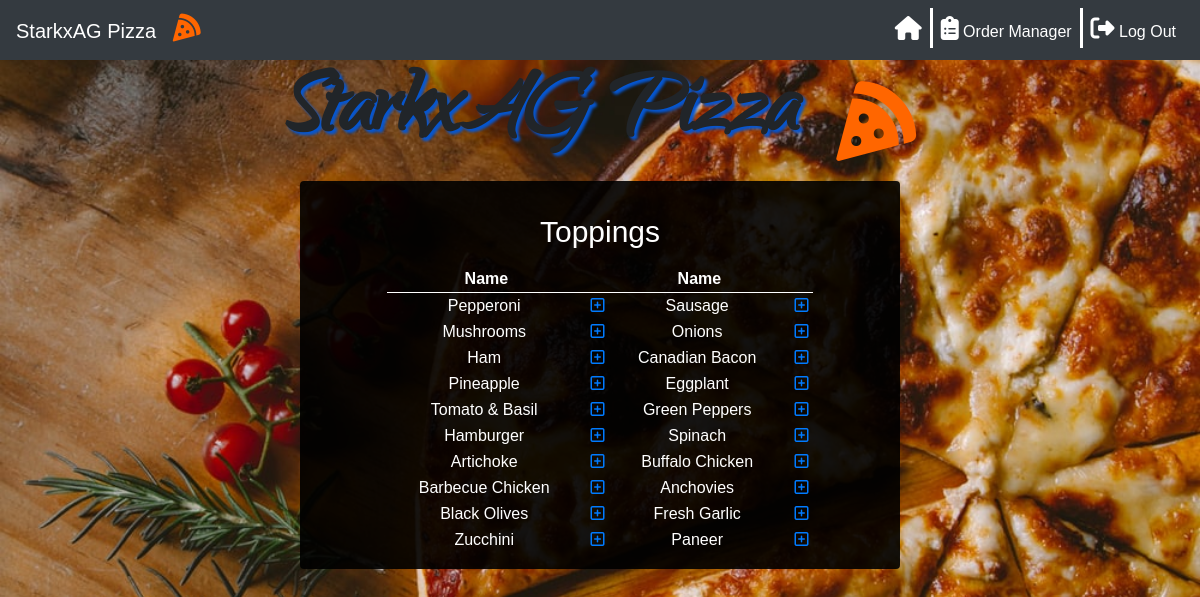
The page /menu/Toppings (signed in) on the database its author committed.
### orders/models.py (models this page shows, shortened)
class Topping(models.Model):
    name=models.CharField(max_length=64)

### orders/views.py (the view)
# urls.py: path("menu/<str:category>", views.menu, name="menu"),
def menu(request,category):
    menu,columns=findTable(category)
    order_number=User_order.objects.get(user=request.user,status='initiated').order_number
    context = {
        "user":request.user,
        "Checkout":Order2.objects.filter(user=request.user,number=order_number),
        "Checkout_category":Order2.objects.filter(user=request.user,number=order_number).values_list('category').distinct(),
        "Total":list(Order2.objects.filter(user=request.user,number=order_number).aggregate(Sum('price')).values())[0],
        "Category": Category.objects.all(),
        "Active_category":category,
        "Menu": menu,
        "Columns":columns,
        "Topping_price": 0.00,
        "Order_number":order_number
    }
    return render(request,"menu.html",context)

### orders/views.py (called while the page is built)
def findTable(category):
    if category == "Regular Pizza":
        menu=Regular_pizza.objects.all()
        columns=3
    elif category == "Sicilian Pizza":
        menu=Sicilian_pizza.objects.all()
        columns=3
    elif category == "Toppings":
        menu=Topping.objects.all()
        columns=1
    elif category == "Subs":
        menu=Sub.objects.all()
        columns=3
    elif category == "Pasta":
        menu=Pasta.objects.all()
        columns=2
    elif category == "Salad":
        menu=Salad.objects.all()
        columns=2
    elif category == "Dinner Platters":
        menu=Dinner_platter.objects.all()
        columns=3
    return menu,columns

### orders/templates/menu.html (shortened to what this page needs)
{% extends "layout.html" %}
{% block body%}
<div class='p-3'>
    <table class='table-small w-75 mx-auto text-center '>
        <caption style='caption-side:top;color:white;font-size: 30px;text-align: center'>{{Active_category}}</caption>
        {% if Columns == 3 %}
            {% for row in Menu %}
                {% load static %}
            {% endfor %}
        {% endif %}
        {% if Columns == 1 %}
        <thead class='thead-light'>
            <tr >
                <th>Name</th>
                <th></th>
                <th>Name</th>
                <th></th>
            </tr>
        </thead>
        <tbody>
            {% for row in Menu %}
            {% if not forloop.counter|divisibleby:"2"  %}
            <tr>
                <td>{{row.name}}&nbsp;</td>
                <td>
                    <a href="{% url 'add' Active_category row.name Topping_price  %}"><i class='far fa-plus-square'></i></a>
                </td>
            {% endif %}
            {% if forloop.counter|divisibleby:"2"  %}
                <td>{{row.name}}&nbsp;</td>
                <td>
                    <a href="{% url 'add' Active_category row.name Topping_price %}"><i class='far fa-plus-square'></i></a>
                </td>
            </tr>
            {% endif %}
            {% endfor %}
        </tbody>
        {% endif %}
    </table>
</div>
{% endblock %}

### orders/static/styles.css (style rules this page uses)
body { font-family: 'Varela Round', sans-serif; background: url("/static/pizza_bg.jpg"); background-size: cover; background-attachment: fixed; }
th { border-bottom: 1px solid white; }

### rows shown on the page
Topping: name "Pepperoni"
Topping: name "Sausage"
Topping: name "Mushrooms"
Topping: name "Onions"
Topping: name "Ham"
Topping: name "Canadian Bacon"
Topping: name "Pineapple"
Topping: name "Eggplant"
Topping: name "Tomato & Basil"
Topping: name "Green Peppers"
Topping: name "Hamburger"
Topping: name "Spinach"
Topping: name "Artichoke"
Topping: name "Buffalo Chicken"
Topping: name "Barbecue Chicken"
Topping: name "Anchovies"
Topping: name "Black Olives"
Topping: name "Fresh Garlic"
Topping: name "Zucchini"
Topping: name "Paneer"

### other values the page prints
{{ Active_category }} "Toppings"
